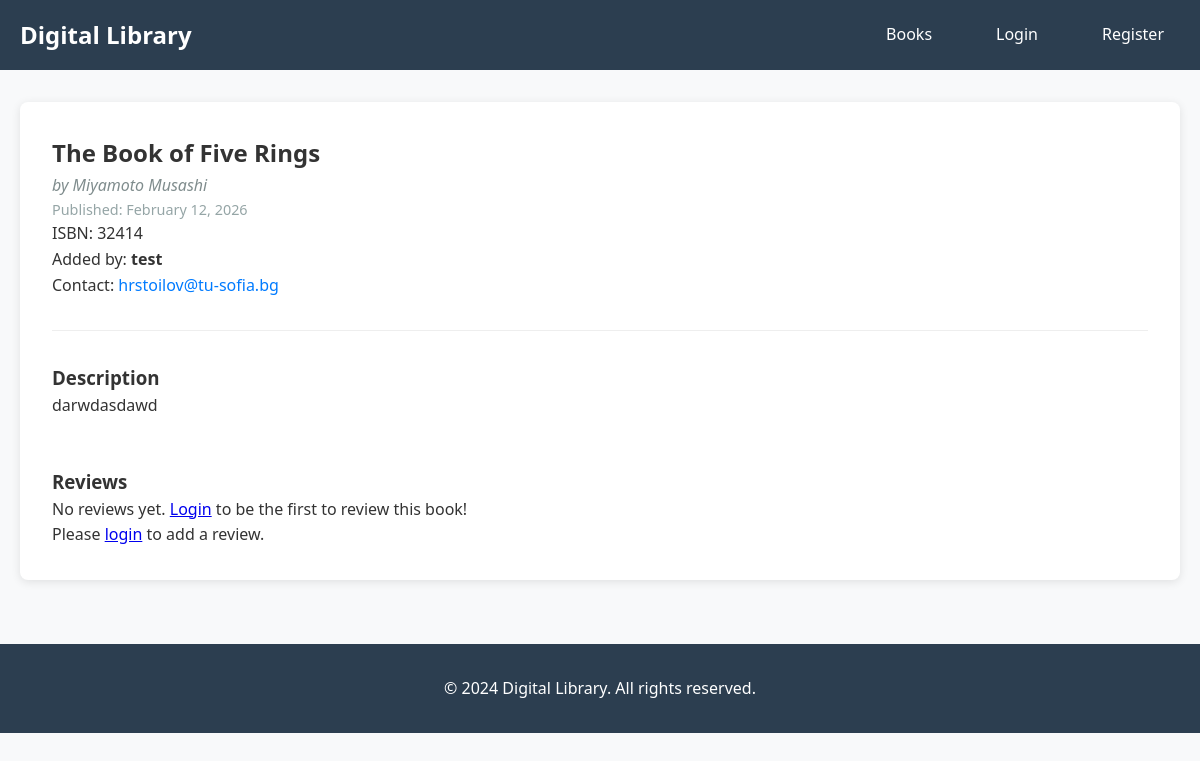
The page /book/4 on the database as committed earlier.
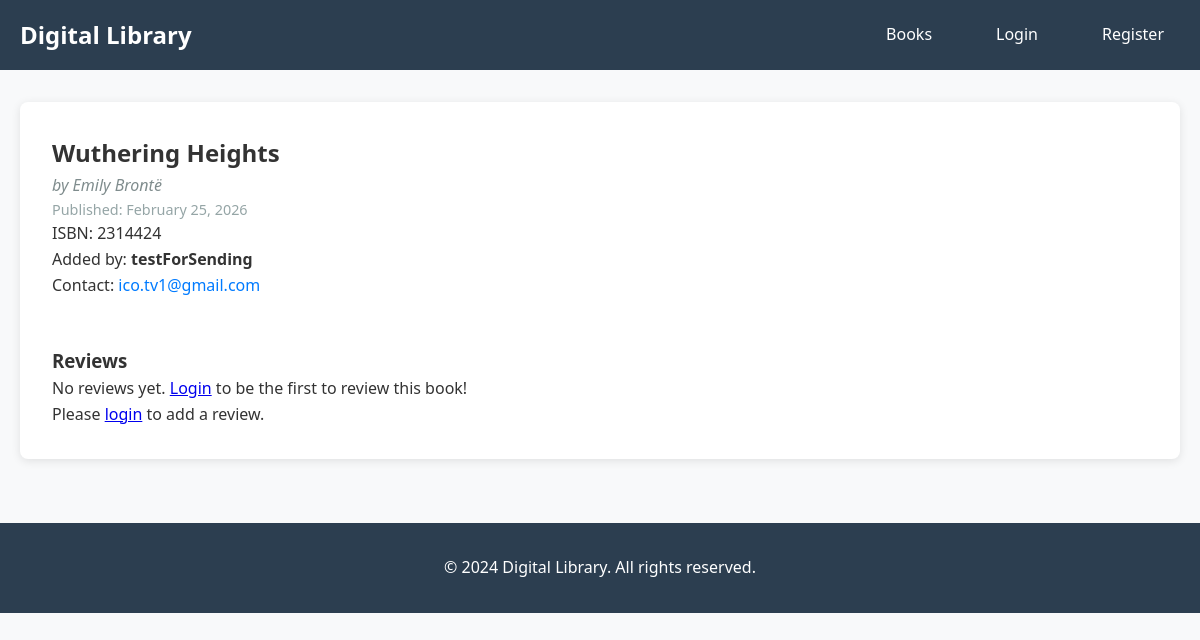
The same page on the database as committed later.
### models/book.py (models this page shows, shortened)
class Book(db.Model):
    id = db.Column(db.Integer, primary_key=True)
    title = db.Column(db.String(200), nullable=False)
    author = db.Column(db.String(150), nullable=False)
    isbn = db.Column(db.String(13), unique=True)
    description = db.Column(db.Text)
    published_date = db.Column(db.Date)
    cover_image = db.Column(db.String(300))
    created_at = db.Column(db.DateTime, default=datetime.utcnow)
    submitted_by = db.Column(db.Integer, db.ForeignKey('user.id'), nullable=False)
    reviews = db.relationship('Review', backref='book', lazy=True, cascade='all, delete-orphan')
    submitter = db.relationship('User', backref='books_submitted', lazy=True)

### models/user.py (models this page shows, shortened)
class User(UserMixin, db.Model):
    id = db.Column(db.Integer, primary_key=True)
    username = db.Column(db.String(150), unique=True, nullable=False)
    email = db.Column(db.String(150), unique=True, nullable=False)
    password_hash = db.Column(db.String(150), nullable=False)
    role = db.Column(db.String(20), default='normal', nullable=False)  # 'normal' or 'admin'
    is_banned = db.Column(db.Boolean, default=False, nullable=False)
    created_at = db.Column(db.DateTime, default=lambda: datetime.now(timezone.utc))
    profile_picture = db.Column(db.String(300))
    bio = db.Column(db.Text)
    reviews = db.relationship('Review', backref='author', lazy=True)

### controllers/book_controller.py (the view)
@book_bp.route("/book/<int:book_id>")
def book_detail(book_id):
    book, reviews = get_book_detail(book_id)
    return render_template("book_detail.html", book=book, reviews=reviews)

### services/book_service.py (called while the page is built)
def get_book_detail(book_id):
    book = Book.query.options(joinedload(Book.submitter)).get_or_404(book_id)
    reviews = Review.query.filter_by(book_id=book_id).options(joinedload(Review.author)).all()
    return book, reviews

### templates/book_detail.html (shortened to what this page needs)
{% extends "base.html" %}
{% block content %}
<div class="book-detail">
    <div class="book-header">
        <h2>{{ book.title }}</h2>
        <p class="author">by {{ book.author }}</p>
        {% if book.published_date %}
            <p class="published">Published: {{ book.published_date.strftime('%B %d, %Y') }}</p>
        {% endif %}
        {% if book.isbn %}
            <p class="isbn">ISBN: {{ book.isbn }}</p>
        {% endif %}
        {% if book.submitter %}
            <p class="submitted-by">
                Added by: <strong>{{ book.submitter.username }}</strong>
                <br>
                Contact: <a href="mailto:{{ book.submitter.email }}" class="email-link">{{ book.submitter.email }}</a>
            </p>
        {% endif %}
    </div>
    {% if book.description %}
    <div class="book-description">
        <h3>Description</h3>
        <p>{{ book.description }}</p>
    </div>
    {% endif %}
    <div class="reviews-section">
        <h3>Reviews</h3>
        {% if reviews %}
            {% for review in reviews %}
            <div class="review">
                <div class="review-header">
                    <strong>{{ review.author.username }}</strong>
                    <div class="rating">
                        {% for i in range(5) %}
                            {% if i < review.rating %}
                                ⭐
                            {% else %}
                                ☆
                            {% endif %}
                        {% endfor %}
                    </div>
                    <small>{{ review.created_at.strftime('%B %d, %Y') }}</small>
                </div>
                {% if review.comment %}
                    <p>{{ review.comment }}</p>
                {% endif %}
            </div>
            {% endfor %}
        {% else %}
            <p>No reviews yet. {% if current_user.is_authenticated %}Be the first to review this book!{% else %}<a href="{{ url_for('auth.login') }}">Login</a> to be the first to review this book!{% endif %}</p>
        {% endif %}
        {% if current_user.is_authenticated %}
        <div class="add-review">
            <h4>Add Your Review</h4>
            <form method="POST" action="{{ url_for('review.user_add_review', book_id=book.id) }}">
                <div class="form-group">
                    <label for="rating">Rating (1-5 stars)</label>
                    <select id="rating" name="rating" required>
                        <option value="">Select rating</option>
                        <option value="1">1 ⭐</option>
                        <option value="2">2 ⭐⭐</option>
                        <option value="3">3 ⭐⭐⭐</option>
                        <option value="4">4 ⭐⭐⭐⭐</option>
                        <option value="5">5 ⭐⭐⭐⭐⭐</option>
                    </select>
                </div>
                <div class="form-group">
                    <label for="comment">Comment</label>
                    <textarea id="comment" name="comment" rows="4"></textarea>
                </div>
                <button type="submit" class="btn btn-primary">Submit Review</button>
            </form>
        </div>
        {% else %}
        <div class="login-prompt">
            <p>Please <a href="{{ url_for('auth.login') }}">login</a> to add a review.</p>
        </div>
        {% endif %}
    </div>
</div>
{% endblock %}

Rows that differ between the two databases and show on the page:
no longer on this page (row unchanged): User: submitter.username "test", submitter.email "hrstoilov@tu-sofia.bg"
changed Book: title "The Book of Five Rings" → "Wuthering Heights"; author "Miyamoto Musashi" → "Emily Brontë"; published_date "February 12, 2026" → "February 25, 2026"; isbn "32414" → "2314424"; description "darwdasdawd" → (not shown)
added User: submitter.username "testForSending", submitter.email "ico.tv1@gmail.com"
Other text that changed with them:
text no longer shown: "Description"
